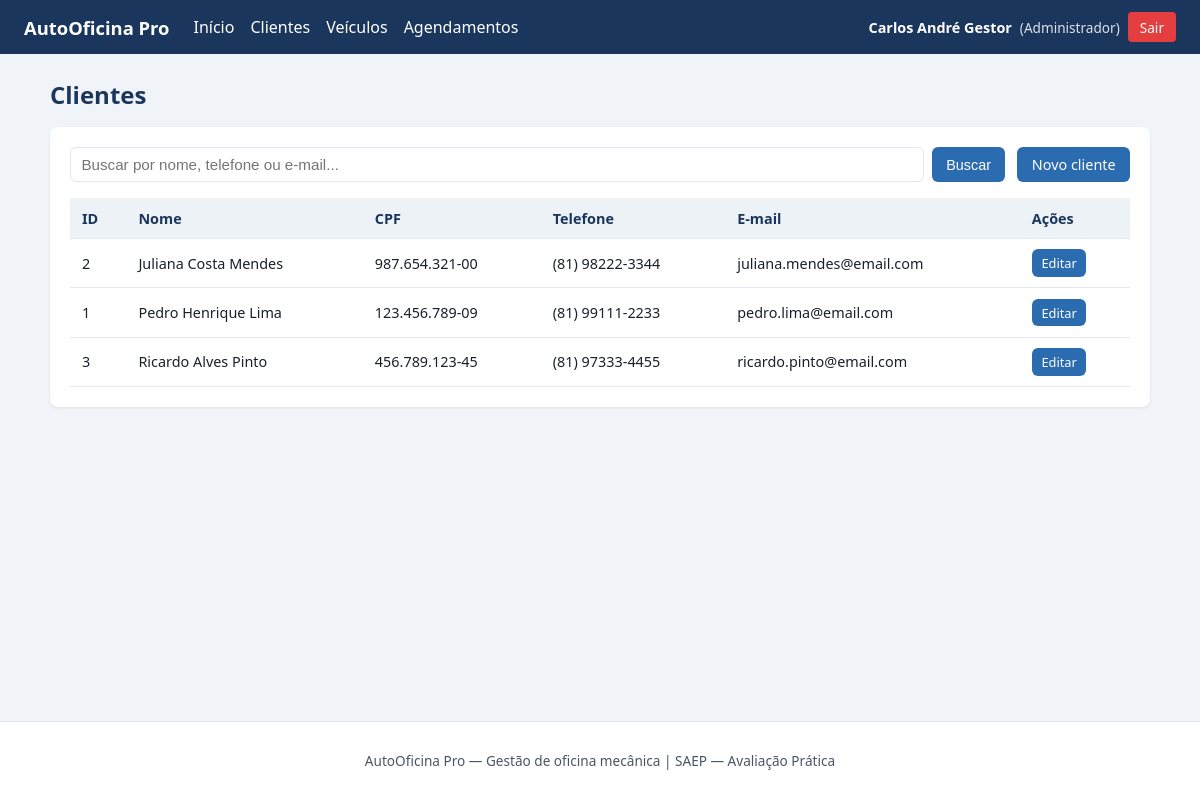
/sistema/clientes/listar.php (signed in), run on the app's committed database.
### tables this page shows
CREATE TABLE clientes (
  id INT AUTO_INCREMENT PRIMARY KEY,
  nome VARCHAR(100) NOT NULL,
  cpf VARCHAR(255) NOT NULL COMMENT 'CPF criptografado AES-256-CBC',
  telefone VARCHAR(20) NULL,
  email VARCHAR(120) NULL
);

### sistema/config/crypto.php (called while the page is built, shortened)
<?php
function descriptografar_cpf(string $cipher): string
{
    $plain = openssl_decrypt($cipher, "AES-256-CBC", CRYPTO_KEY, 0, CRYPTO_IV);
    return $plain !== false ? $plain : "";
}

### sistema/clientes/listar.php (the view, shortened to what this page needs)
<?php
require_once __DIR__ . "/../config/conexao.php";
require_once __DIR__ . "/../config/crypto.php";
$termo = trim($_GET["q"] ?? "");
if ($termo !== "") {
    $like = "%" . $termo . "%";
    $stmt = $conn->prepare(
        "SELECT id, nome, cpf, telefone, email FROM clientes
         WHERE nome LIKE ? OR telefone LIKE ? OR email LIKE ?
         ORDER BY nome"
    );
    $stmt->bind_param("sss", $like, $like, $like);
} else {
    $stmt = $conn->prepare("SELECT id, nome, cpf, telefone, email FROM clientes ORDER BY nome");
}
$stmt->execute();
$clientes = $stmt->get_result();
require __DIR__ . "/../includes/header.php";
?>
<h1 class="page-title">Clientes</h1>
<div class="card">
    <div class="toolbar">
        <form method="get" action="">
            <input type="search" name="q" placeholder="Buscar por nome, telefone ou e-mail..."
                   value="<?= htmlspecialchars($termo) ?>">
            <button type="submit" class="btn">Buscar</button>
        </form>
        <a class="btn" href="cadastrar.php">Novo cliente</a>
    </div>
    <?php if ($clientes->num_rows === 0): ?>
        <p class="empty">Nenhum cliente encontrado<?= $termo !== "" ? " para o termo informado" : "" ?>.</p>
    <?php else: ?>
        <table class="data">
            <thead>
            <tr>
                <th>ID</th>
                <th>Nome</th>
                <th>CPF</th>
                <th>Telefone</th>
                <th>E-mail</th>
                <th>Ações</th>
            </tr>
            </thead>
            <tbody>
            <?php while ($c = $clientes->fetch_assoc()): ?>
                <tr>
                    <td><?= (int)$c["id"] ?></td>
                    <td><?= htmlspecialchars($c["nome"]) ?></td>
                    <td><?= htmlspecialchars(descriptografar_cpf($c["cpf"])) ?></td>
                    <td><?= htmlspecialchars($c["telefone"] ?? "") ?></td>
                    <td><?= htmlspecialchars($c["email"] ?? "") ?></td>
                    <td>
                        <a class="btn btn-sm" href="editar.php?id=<?= (int)$c["id"] ?>">Editar</a>
                    </td>
                </tr>
            <?php endwhile; ?>
            </tbody>
        </table>
    <?php endif; ?>
</div>
<?php require __DIR__ . "/../includes/footer.php"; ?>

### sistema/css/style.css (style rules this page uses)
:root { --azul: #1a365d; --azul-m: #2b6cb0; --cinza: #4a5568; --fundo: #f0f4f8; --branco: #fff; --ok: #276749; --erro: #c53030; --borda: #e2e8f0; }
* { box-sizing: border-box; }
body { margin: 0; font-family: system-ui, -apple-system, Segoe UI, Roboto, sans-serif; background: var(--fundo); color: #1a202c; min-height: 100vh; display: flex; flex-direction: column; }
h1.page-title { margin: 0 0 1rem; color: var(--azul); font-size: 1.5rem; }
.card { background: var(--branco); border-radius: 8px; padding: 1.25rem; box-shadow: 0 1px 3px rgba(0,0,0,0.08); margin-bottom: 1.25rem; }
.toolbar { display: flex; flex-wrap: wrap; gap: 0.75rem; align-items: center; margin-bottom: 1rem; }
.toolbar form { display: flex; gap: 0.5rem; flex: 1; }
.toolbar input[type="search"], .toolbar input[type="text"], .toolbar input[type="email"], .toolbar input[type="tel"], .toolbar input[type="number"], .toolbar input[type="datetime-local"], .toolbar select, .toolbar textarea { padding: 0.5rem 0.65rem; border: 1px solid var(--borda); border-radius: 6px; font-size: 0.95rem; }
.toolbar input[type="search"] { flex: 1; min-width: 160px; }
.btn { display: inline-block; padding: 0.5rem 0.9rem; border-radius: 6px; border: none; cursor: pointer; font-size: 0.9rem; text-decoration: none; color: white; background: var(--azul-m); }
.btn-sm { padding: 0.3rem 0.6rem; font-size: 0.8rem; }
table.data { width: 100%; border-collapse: collapse; font-size: 0.9rem; }
table.data th, table.data td { padding: 0.65rem 0.75rem; text-align: left; border-bottom: 1px solid var(--borda); }
table.data th { background: #edf2f7; color: var(--azul); font-weight: 600; }

### data on the page
clientes: id "2", nome "Juliana Costa Mendes", cpf "987.654.321-00", telefone "(81) 98222-3344", email "juliana.mendes@email.com"
clientes: id "1", nome "Pedro Henrique Lima", cpf "123.456.789-09", telefone "(81) 99111-2233", email "pedro.lima@email.com"
clientes: id "3", nome "Ricardo Alves Pinto", cpf "456.789.123-45", telefone "(81) 97333-4455", email "ricardo.pinto@email.com"

### other printed values
$u["nome"] "Carlos André Gestor"
$u["perfil"] "Administrador"
